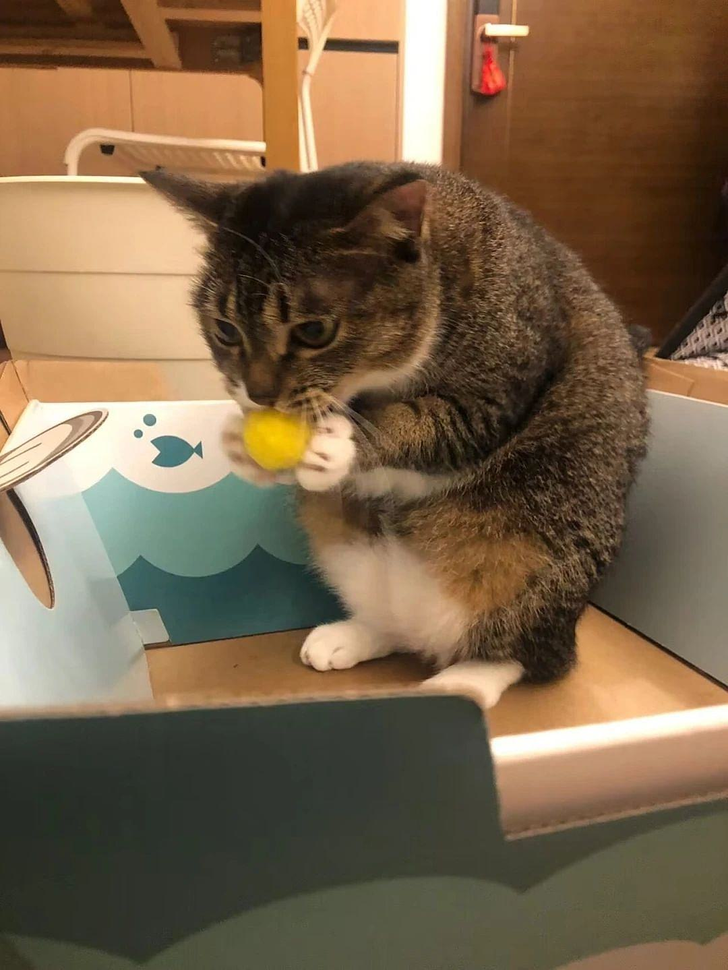
#> input picture image.png, 728 x 970 px, shrunk from 1080 x 1439 before the run
$ python '信噪比已知.py'
#> lines starting #> are read from the running program, lines starting #| are printed output that depends on the picture
import cv2
import numpy as np

# 维纳滤波函数
def wiener_filter(image, noise_power_spectrum, signal_power_spectrum, snr):
    # 计算维纳滤波器的频域表达式
    wiener_filter = np.conj(signal_power_spectrum) / (np.abs(signal_power_spectrum) ** 2 + 1/snr/noise_power_spectrum)

    # 对图像进行傅里叶变换
    image_freq = np.fft.fft2(image)

    # 进行维纳滤波
    filtered_freq = wiener_filter * image_freq

    # 对滤波后的频域结果进行反傅里叶变换
    filtered_image = np.fft.ifft2(filtered_freq)

    # 返回复原后的图像
    return np.abs(filtered_image)

# 读取原始图像
image = cv2.imread("image.png", 0)  # 读取灰度图像
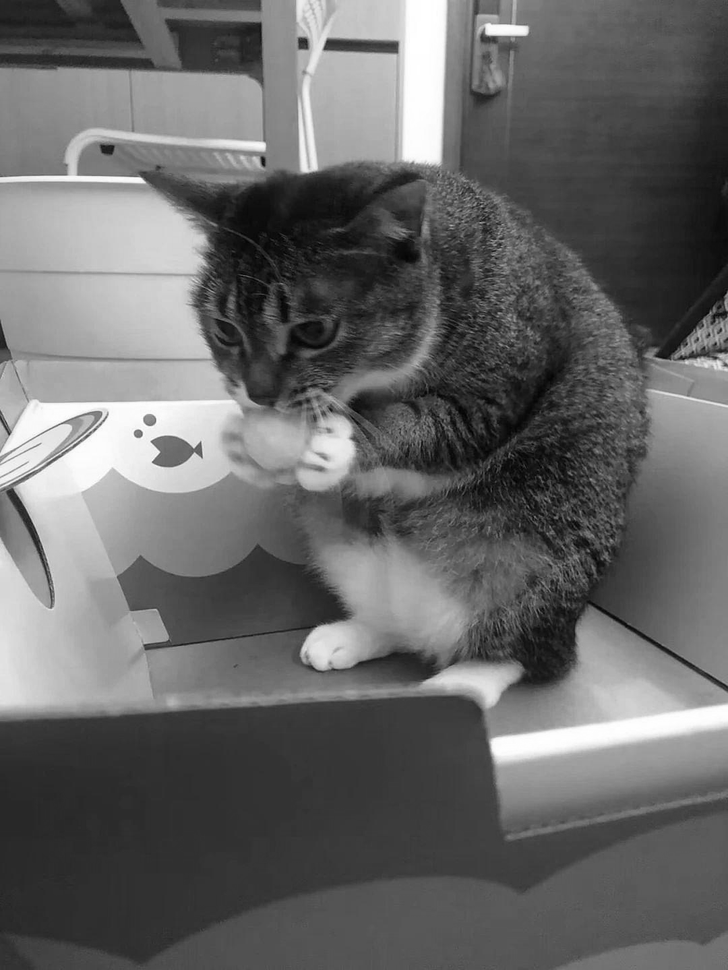
#> image: shape (970, 728); min 1, max 255, mean 103.1

# 生成高斯噪声
noise = np.random.randn(*image.shape) * 20

# 计算噪声的功率谱密度
noise_power_spectrum = np.fft.fft2(noise[::-1, ::-1])

# 假设已知信噪比为10
snr = 10

# 计算信号的功率谱密度
signal_power_spectrum = np.abs(np.fft.fft2(image[::-1, ::-1])) ** 2

# 进行图像复原
restored_image = wiener_filter(image, noise_power_spectrum, signal_power_spectrum, snr)
#> in wiener_filter, `return np.abs(filtered_image)`:
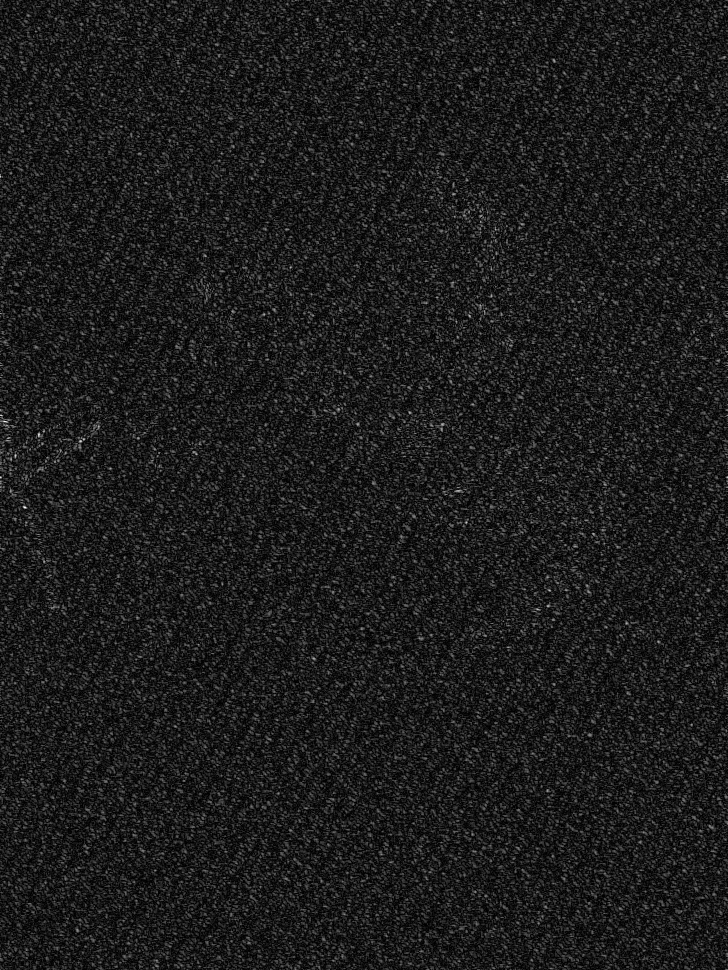
#> returned value: shape (970, 728) float64; min 3.15e-12, max 2.49e-05, mean 2.8e-06; drawn with min black and max white

# 显示图像复原结果
cv2.imshow("Original Image", image)
cv2.imshow("Restored Image", np.uint8(restored_image))
cv2.waitKey(0)
cv2.destroyAllWindows()
